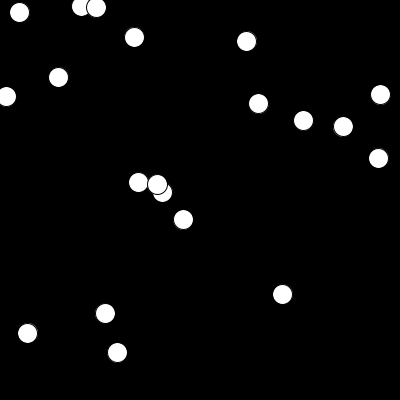
Frame 1 (no input)
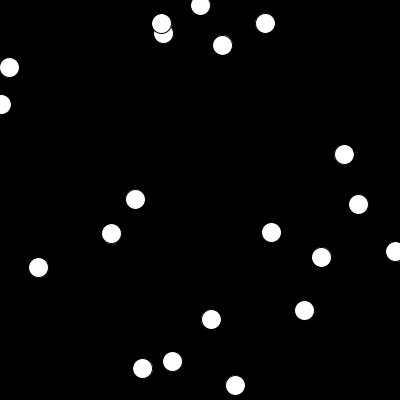
Frame 60 (the mouse pressed at the canvas centre just before this capture)
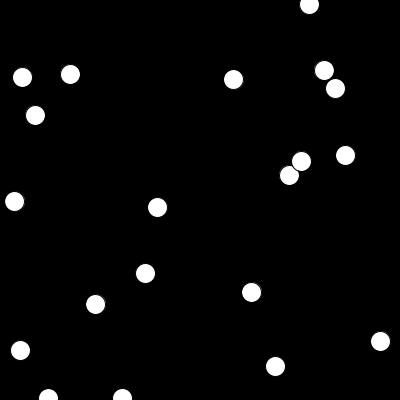
Frame 120 (the mouse held since frame 60 and released just before this capture)

The Processing sketch that drew these frames (run headless with seeded random() and noise(); from frame 60 on, the mouse is pressed at the canvas centre):

// Processing sketch: Ex_2_snapshots_3
// ── Ex_2_snapshots_3.pde
// Coding Art Book
// Yu Zhang + Mathias Funk, 2019

// print out frame number on key press 

void setup() {
  size(400, 400);
}

void draw() {
  background(0);
  for (int i = 0; i < 20; i++) {
    ellipse(random(0, width), random(0, height), 20, 20);
  }
}

void keyPressed() {
  // print out the current frame number
  println(frameCount);
}
